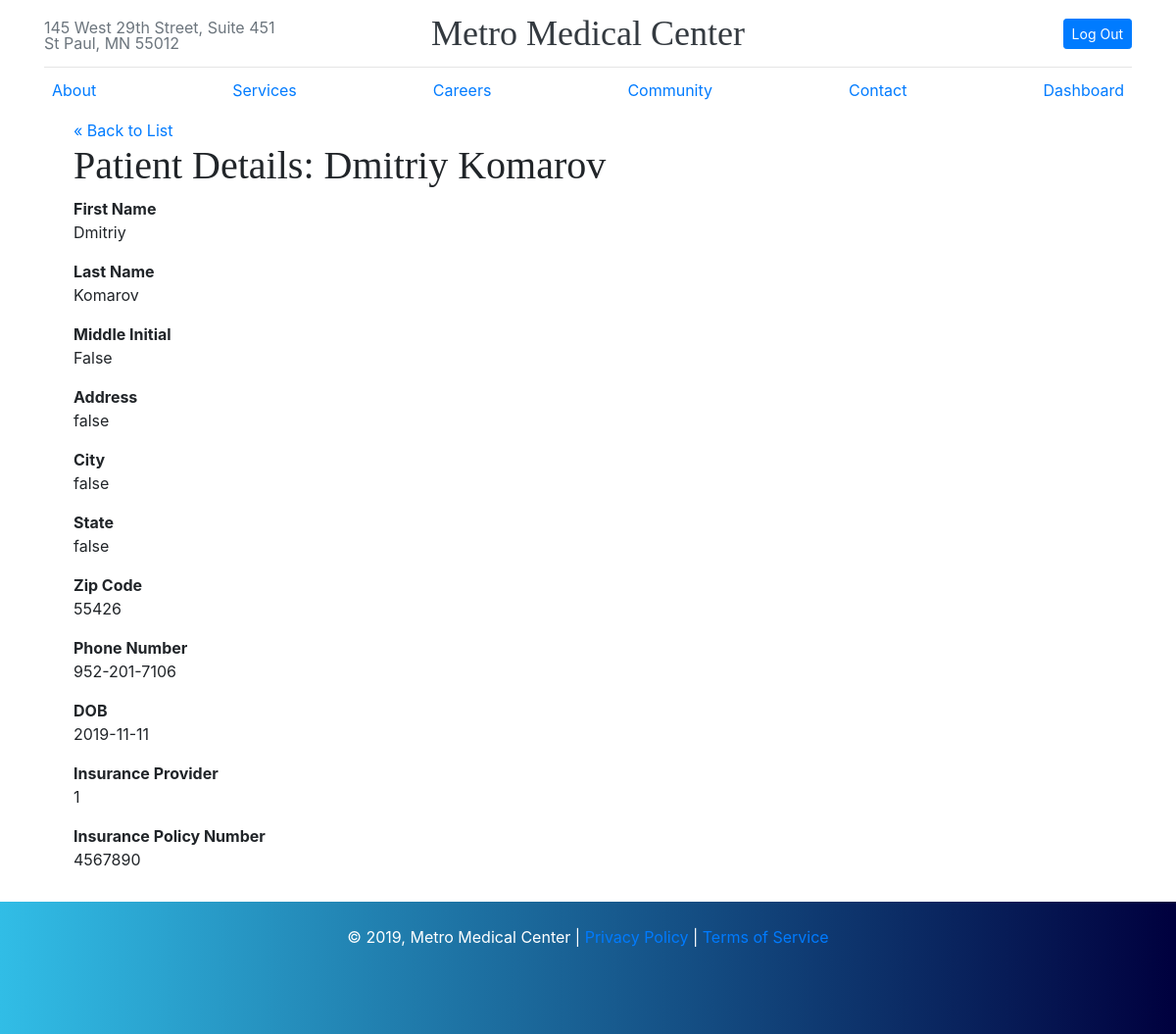
/metromed/public/administrator/patients/view.php (signed in), run on the app's committed database.
### tables this page shows
CREATE TABLE user (
    user_id int NOT NULL AUTO_INCREMENT,
    email varchar(50) NOT NULL UNIQUE KEY,
    password varchar(255) NOT NULL,
    role tinyint DEFAULT 1,
    CHECK (role BETWEEN 1 AND 3),
    enabled int DEFAULT NULL,
    PRIMARY KEY (user_id),
    FOREIGN KEY (user_id) REFERENCES user_info(user_id)
);

CREATE TABLE user_info (
    user_id int NOT NULL AUTO_INCREMENT ,
    f_name varchar(50) NOT NULL,
    l_name varchar(50) NOT NULL,
    m_name varchar(50),
    address varchar(255) NOT NULL,
    city varchar(50) NOT NULL,
    state varchar(50) NOT NULL,
    zip varchar(50) NOT NULL,
    phone_number bigint NOT NULL,
    dob DATE NOT NULL,
    ins_id int DEFAULT NULL,
    policy_number varchar(50) DEFAULT NULL,
    PRIMARY KEY (user_id),
    FOREIGN KEY (ins_id) REFERENCES insurance(ins_id)
);

### metromed/private/functions.php (called while the page is built, shortened)
<?php
function url_for($script_path) {
  if($script_path[0] != '/') {
    $script_path = "/" . $script_path;
  }
  return WWW_ROOT . $script_path;
}
function h($string="") {
  return htmlspecialchars($string);
}
function phone_number_format($number) {
  $number = preg_replace("/[^\d]/","",$number);
  $length = strlen($number);
 if($length == 10) {
  $number = preg_replace("/^1?(\d{3})(\d{3})(\d{4})$/", "$1-$2-$3", $number);
 }
  return $number;
}
?>

### metromed/private/query_functions.php (called while the page is built, shortened)
<?php
  function find_user_by_id($id) {
    global $db;
    $sql = "SELECT i.*, u.email, u.role, u.enabled FROM user_info AS i, user AS u ";
    $sql .= "WHERE i.user_id='" . $id . "'" . " AND u.user_id='" . $id . "'";
    $sql .= ";";
    $result = mysqli_query($db, $sql);
    $patient = mysqli_fetch_assoc($result);
    return $patient;
  }
?>

### metromed/public/administrator/patients/view.php (the view, shortened to what this page needs)
<?php
include(SHARED_PATH . '/metromed_header.php');
$user_id = $_GET['user_id'] ? $_GET['user_id'] : '1';
$patient = find_user_by_id($user_id);
?>
<div id="content">
  <a class="back-link" href="<?php echo url_for('/administrator/patients/index.php'); ?>">&laquo; Back to List</a>
  <div class="subject show">
    <h1>Patient Details: <?php echo ucfirst(h($patient['f_name']) . " ". ucfirst($patient['l_name'] )); ?></h1>
    <div class="attributes">
      <dl>
        <dt>First Name</dt>
        <dd><?php echo ucfirst(h($patient['f_name'] ? $patient['f_name'] : 'false')); ?></dd>
      </dl>
      <dl>
        <dt>Last Name</dt>
        <dd><?php echo ucfirst(h($patient['l_name'] ? $patient['l_name'] : 'false')); ?></dd>
      </dl>
      <dl>
        <dt>Middle Initial</dt>
        <dd><?php echo ucfirst(h($patient['m_name'] ? $patient['m_name'] : 'false')); ?></dd>
      </dl>
      <dl>
        <dt>Address</dt>
        <dd><?php echo h($patient['address'] ? $patient['address'] : 'false'); ?></dd>
      </dl>
      <dl>
        <dt>City</dt>
        <dd><?php echo h($patient['city'] ? $patient['city'] : 'false'); ?></dd>
      </dl>
      <dl>
        <dt>State</dt>
        <dd><?php echo h($patient['state'] ? $patient['state'] : 'false'); ?></dd>
      </dl>
      <dl>
        <dt>Zip Code</dt>
        <dd><?php echo h($patient['zip'] ? $patient['zip'] : 'false'); ?></dd>
      </dl>
      <dl>
        <dt>Phone Number</dt>
        <dd><?php echo phone_number_format(h($patient['phone_number']) ? phone_number_format($patient['phone_number']) : 'false'); ?></dd>
      </dl>
      <dl>
        <dt>DOB</dt>
        <dd><?php echo h($patient['dob'] ? $patient['dob'] : 'false'); ?></dd>
      </dl>
      <dl>
        <dt>Insurance Provider</dt>
        <dd><?php echo h($patient['ins_id'] ? $patient['ins_id'] : 'false'); ?></dd>
      </dl>
      <dl>
        <dt>Insurance Policy Number</dt>
        <dd><?php echo h($patient['policy_number'] ? $patient['policy_number'] : 'false'); ?></dd>
      </dl>
    </div>
  </div>
</div>
<?php include(SHARED_PATH . '/metromed_footer.php'); ?>

### metromed/public/assets/css/metromed.css (style rules this page uses)
body { min-height: 100vh; position: relative; margin: 0; padding-bottom: 150px; }
h1, h2, h3, h4, h5, h6 { font-family: "Playfair Display", Georgia, "Times New Roman", serif; }
#content { width: 920px; min-height: 500px; padding: 0 30px; }

### data on the page
user: user_id.l_name "Dmitriy Komarov", user_id.f_name "Dmitriy", user_id.l_name "Komarov", user_id.m_name "False", user_id.address "false", user_id.city "false", user_id.state "false", user_id.zip "55426", user_id.phone_number "952-201-7106", user_id.dob "2019-11-11", user_id.ins_id "1", user_id.policy_number "4567890"

### other printed values
Date('Y') "2019"
